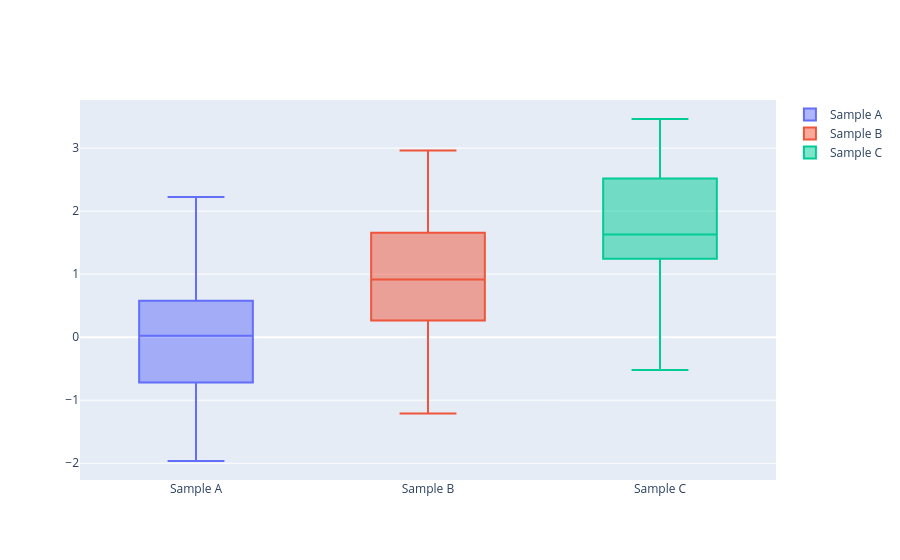

Notebook cell for this chart:
### Code cell
fig.add_trace(go.Box(y=y0, name='Sample A'))
fig.add_trace(go.Box(y=y1, name='Sample B'))
fig.add_trace(go.Box(y=y2, name='Sample C'))


fig.show()
